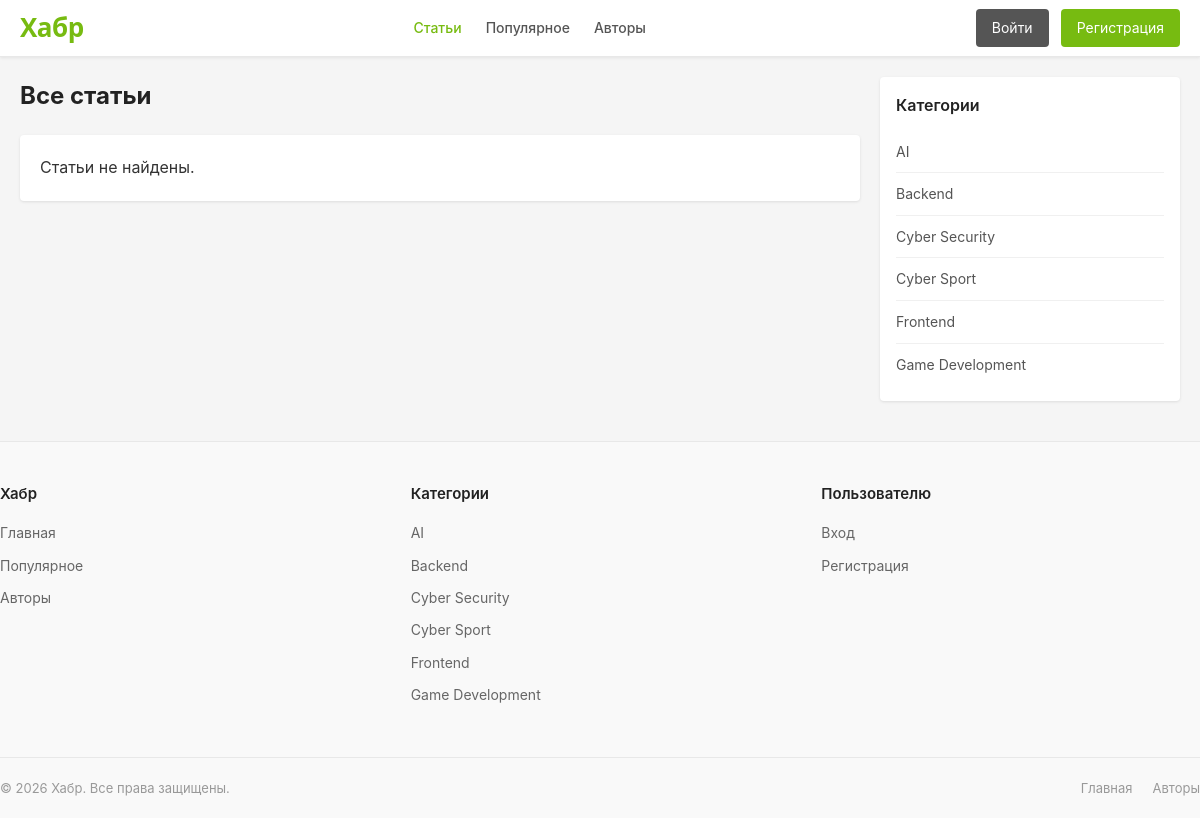
The page / on the database its author committed.
### articles/models.py (models this page shows, shortened)
class Category(models.Model):
    name = models.CharField(max_length=100, unique=True)
    slug = models.SlugField(unique=True)
    class Meta:
        verbose_name = 'Категория'
        verbose_name_plural = 'Категории'
        ordering = ['name']

### articles/views.py (the view)
# urls.py: path('', views.home, name='home'),
def home(request):
    articles_list = Article.objects.filter(status='published').select_related('author', 'category').annotate(
        like_count=Count('likes_dislikes', filter=Q(likes_dislikes__is_like=True)),
        dislike_count=Count('likes_dislikes', filter=Q(likes_dislikes__is_like=False)),
    )
    articles = _paginate(request, articles_list)
    context = {
        'articles': articles,
        'title': 'Все статьи',
    }
    return render(request, 'articles/home.html', context)

### articles/context_processors.py (called while the page is built)
def categories(request):
    return {
        'categories': Category.objects.all(),
    }

### articles/views.py (called while the page is built)
def _paginate(request, queryset, per_page=10):
    paginator = Paginator(queryset, per_page)
    page_number = request.GET.get('page')
    return paginator.get_page(page_number)

### templates/articles/home.html (shortened to what this page needs)
{% extends 'base.html' %}
{% block content %}
    <h1 style="margin-bottom: 20px; font-size: 24px; color: #222;">{{ title }}</h1>
    {% for article in articles %}
        <article class="card">
            {% if article.image %}
                <img src="{{ article.image.url }}" alt="{{ article.title }}" class="card-image">
            {% endif %}
            <div class="card-body">
                <h2 class="card-title"><a href="{% url 'article_detail' article.pk %}">{{ article.title }}</a></h2>
                <div class="card-meta">
                    <span class="author">
                        <span class="author-avatar" style="width: 24px; height: 24px; font-size: 12px;">{{ article.author.username|first|upper }}</span>
                        <a href="{% url 'profile_detail' article.author.pk %}">{{ article.author.username }}</a>
                    </span>
                    <span>{{ article.created_at|date:"d.m.Y H:i" }}</span>
                    <span class="badge badge-success">{{ article.category.name }}</span>
                    {% if article.rating_avg > 0 %}
                        <span>Рейтинг: {{ article.rating_avg }}</span>
                    {% endif %}
                </div>
                <p class="card-text">{{ article.content|truncatewords:40 }}</p>
            </div>
            <div class="card-footer">
                <div class="stats">
                    <span>Просмотров: {{ article.views_count }}</span>
                    <span style="display: inline-flex; align-items: center; gap: 4px; color: #666;">
                        <svg width="14" height="14" viewBox="0 0 24 24" fill="none" stroke="#888" stroke-width="2" stroke-linecap="round" stroke-linejoin="round"><path d="M14 9V5a3 3 0 0 0-3-3l-4 9v11h11.28a2 2 0 0 0 2-1.7l1.38-9a2 2 0 0 0-2-2.3z"></path><path d="M7 22H4a2 2 0 0 1-2-2v-7a2 2 0 0 1 2-2h3"></path></svg>
                        {{ article.like_count }}
                    </span>
                    <span style="display: inline-flex; align-items: center; gap: 4px; color: #666;">
                        <svg width="14" height="14" viewBox="0 0 24 24" fill="none" stroke="#888" stroke-width="2" stroke-linecap="round" stroke-linejoin="round"><path d="M10 15v4a3 3 0 0 0 3 3l4-9V2H5.72a2 2 0 0 0-2 1.7l-1.38 9a2 2 0 0 0 2 2.3z"></path><path d="M17 2h3a2 2 0 0 1 2 2v7a2 2 0 0 1-2 2h-3"></path></svg>
                        {{ article.dislike_count }}
                    </span>
                </div>
                <a href="{% url 'article_detail' article.pk %}" style="color: #77bb11;">Читать далее &rarr;</a>
            </div>
        </article>
    {% empty %}
        <div class="card">
            <div class="card-body">
                <p>Статьи не найдены.</p>
            </div>
        </div>
    {% endfor %}
{% endblock %}

### templates/base.html (shortened to what this page needs)
<!DOCTYPE html>
<html lang="ru">
<head>
</head>
<body>
    <header class="header">
        <div class="container header-inner">
            <a href="{% url 'home' %}" class="logo">Хабр</a>
            <nav class="nav">
                <a href="{% url 'home' %}" class="{% if request.resolver_match.url_name == 'home' %}active{% endif %}">Статьи</a>
                <a href="{% url 'popular' %}" class="{% if request.resolver_match.url_name == 'popular' %}active{% endif %}">Популярное</a>
                <a href="{% url 'authors' %}" class="{% if request.resolver_match.url_name == 'authors' %}active{% endif %}">Авторы</a>
            </nav>
            <div class="user-menu">
                {% if user.is_authenticated %}
                    {% if user.can_moderate_articles %}
                        <a href="{% url 'moderate_articles' %}" class="btn btn-secondary">Модерация</a>
                    {% endif %}
                    <a href="{% url 'article_create' %}" class="btn btn-primary">Написать</a>
                    <a href="{% url 'profile' %}" class="btn btn-secondary">{{ user.username }}</a>
                    <a href="{% url 'logout' %}" class="btn btn-secondary">Выйти</a>
                {% else %}
                    <a href="{% url 'login' %}" class="btn btn-secondary">Войти</a>
                    <a href="{% url 'register' %}" class="btn btn-primary">Регистрация</a>
                {% endif %}
            </div>
        </div>
    </header>
    <main class="main">
        <div class="content">
            {% block content %}{% endblock %}
        </div>
        <aside class="sidebar">
            {% block sidebar %}
                <div class="sidebar-block">
                    <div class="sidebar-title">Категории</div>
                    <ul class="sidebar-list">
                        {% for cat in categories %}
                            <li><a href="{% url 'category_articles' cat.slug %}">{{ cat.name }}</a></li>
                        {% empty %}
                            <li>Категории не найдены</li>
                        {% endfor %}
                    </ul>
                </div>
            {% endblock %}
        </aside>
    </main>
    <footer class="footer">
        <div class="container footer-inner">
            <div class="footer-column">
                <h3>Хабр</h3>
                <ul>
                    <li><a href="{% url 'home' %}">Главная</a></li>
                    <li><a href="{% url 'popular' %}">Популярное</a></li>
                    <li><a href="{% url 'authors' %}">Авторы</a></li>
                </ul>
            </div>
            <div class="footer-column">
                <h3>Категории</h3>
                <ul>
                    {% for cat in categories %}
                        <li><a href="{% url 'category_articles' cat.slug %}">{{ cat.name }}</a></li>
                    {% empty %}
                        <li>Категории не найдены</li>
                    {% endfor %}
                </ul>
            </div>
            <div class="footer-column">
                <h3>Пользователю</h3>
                <ul>
                    {% if user.is_authenticated %}
                        <li><a href="{% url 'profile' %}">Профиль</a></li>
                        <li><a href="{% url 'bookmarks' %}">Избранное</a></li>
                        <li><a href="{% url 'article_create' %}">Написать статью</a></li>
                    {% else %}
                        <li><a href="{% url 'login' %}">Вход</a></li>
                        <li><a href="{% url 'register' %}">Регистрация</a></li>
                    {% endif %}
                </ul>
            </div>
        </div>
        <div class="container footer-bottom">
            <div class="copy">&copy; 2026 Хабр. Все права защищены.</div>
            <div class="footer-links">
                <a href="{% url 'home' %}">Главная</a>
                <a href="{% url 'authors' %}">Авторы</a>
            </div>
        </div>
    </footer>
</body>
</html>

### templates/base.html (style rules this page uses)
* { margin: 0; padding: 0; box-sizing: border-box; }
html, body { height: 100%; }
body { font-family: -apple-system, BlinkMacSystemFont, 'Segoe UI', Roboto, 'Helvetica Neue', Arial, sans-serif; background-color: #f5f5f5; color: #333; line-height: 1.6; display: flex; flex-direction: column; min-height: 100vh; }
a { text-decoration: none; color: inherit; }
.container { max-width: 1200px; margin: 0 auto; padding: 0 20px; }
.header { background-color: #fff; color: #333; position: sticky; top: 0; z-index: 1000; box-shadow: 0 1px 3px rgba(0,0,0,0.08); border-bottom: 1px solid #e8e8e8; }
.header-inner { display: flex; align-items: center; justify-content: space-between; height: 56px; }
.logo { font-size: 26px; font-weight: 900; color: #77bb11; letter-spacing: -0.5px; font-family: 'Segoe UI', Arial, sans-serif; }
.nav { display: flex; gap: 24px; align-items: center; }
.nav a { color: #555; font-size: 14px; transition: color 0.2s; font-weight: 500; }
.nav a.active { color: #77bb11; }
.user-menu { display: flex; gap: 12px; align-items: center; }
.btn { display: inline-block; padding: 8px 16px; border-radius: 4px; font-size: 14px; cursor: pointer; border: none; transition: background-color 0.2s; }
.btn-primary { background-color: #77bb11; color: #fff; }
.btn-secondary { background-color: #555; color: #fff; }
.main { max-width: 1200px; margin: 20px auto; padding: 0 20px; display: flex; gap: 20px; flex: 1; width: 100%; }
.content { flex: 1; }
.sidebar { width: 300px; }
.card { background-color: #fff; border-radius: 4px; box-shadow: 0 1px 3px rgba(0,0,0,0.1); margin-bottom: 20px; overflow: hidden; }
.card-body { padding: 20px; }
.sidebar-block { background-color: #fff; border-radius: 4px; box-shadow: 0 1px 3px rgba(0,0,0,0.1); padding: 16px; margin-bottom: 20px; }
.sidebar-title { font-size: 16px; font-weight: 600; margin-bottom: 12px; color: #222; }
.sidebar-list { list-style: none; }
.sidebar-list li { padding: 8px 0; border-bottom: 1px solid #f0f0f0; }
.sidebar-list li:last-child { border-bottom: none; }
.sidebar-list a { color: #555; font-size: 14px; }
.footer { background-color: #f9f9f9; color: #666; font-size: 14px; border-top: 1px solid #e8e8e8; }
.footer-inner { display: grid; grid-template-columns: repeat(auto-fit, minmax(200px, 1fr)); gap: 32px; padding: 40px 0; }
.footer-column h3 { color: #222; font-size: 15px; font-weight: 600; margin-bottom: 16px; }
.footer-column ul { list-style: none; }
.footer-column li { margin-bottom: 10px; }
.footer-column a { color: #666; font-size: 14px; transition: color 0.2s; }
.footer-bottom { border-top: 1px solid #e8e8e8; padding: 20px 0; display: flex; justify-content: space-between; align-items: center; flex-wrap: wrap; gap: 12px; }
.footer-bottom .copy { color: #999; font-size: 13px; }
.footer-bottom .footer-links { display: flex; gap: 20px; }
.footer-bottom .footer-links a { color: #999; font-size: 13px; }

### rows shown on the page
Category: name "AI"
Category: name "Backend"
Category: name "Cyber Security"
Category: name "Cyber Sport"
Category: name "Frontend"
Category: name "Game Development"

### other values the page prints
{{ title }} "Все статьи"
